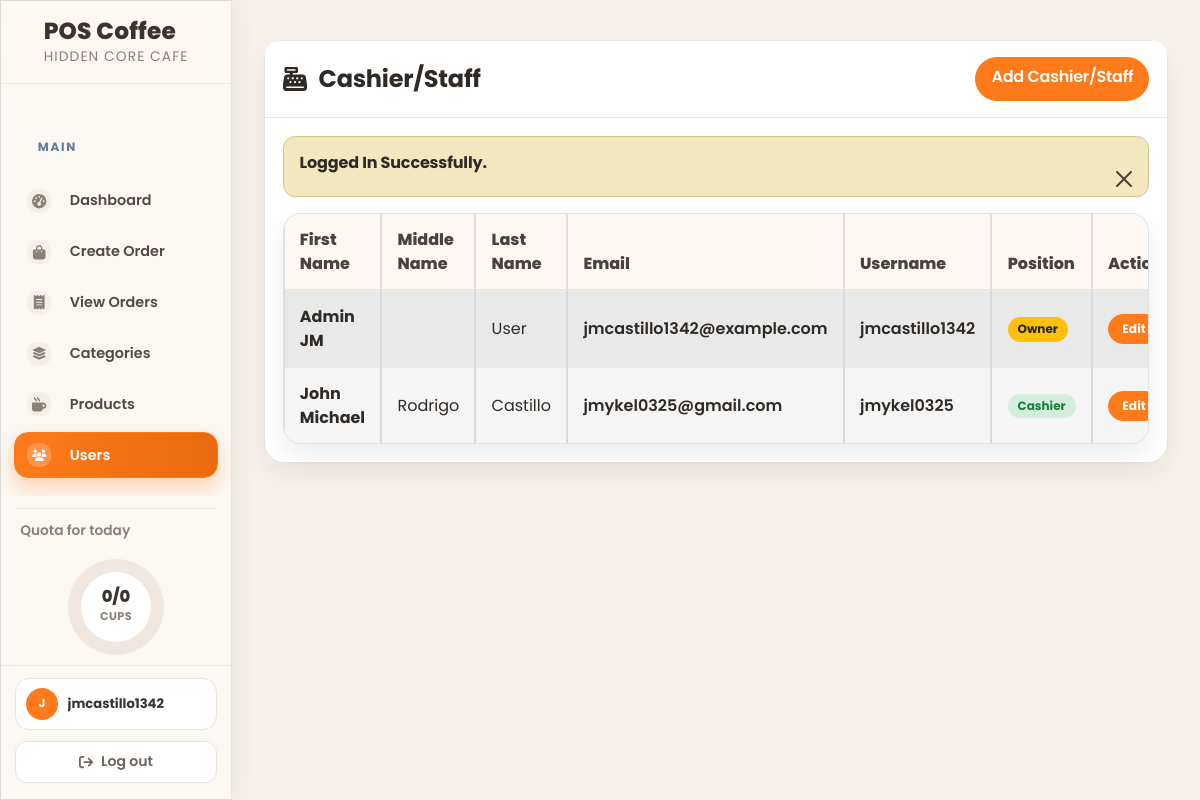
/admin/assets/admins.php (signed in), run on the app's committed database.
### tables this page shows
CREATE TABLE `cashier_staff` (
  `id` int(3) NOT NULL,
  `first_name` varchar(191) NOT NULL,
  `middle_name` varchar(191) NOT NULL,
  `last_name` varchar(191) NOT NULL,
  `email` varchar(191) NOT NULL,
  `username` varchar(191) NOT NULL,
  `password` varchar(191) NOT NULL,
  `position` varchar(191) NOT NULL,
  `created_at` timestamp NOT NULL DEFAULT current_timestamp()
);

### admin/assets/authentication.php (called while the page is built, shortened)
<?php
if(isset($_SESSION['loggedIn'])){
    $username = validate($_SESSION['loggedInUser']['username']);
    $query = "SELECT * FROM cashier_staff WHERE username ='$username' LIMIT 1";
    $result = mysqli_query($conn, $query);
}else{
    redirect('../../login.php', 'Please, Login to continue...');
}
?>

### admin/assets/admins.php (the view, shortened to what this page needs)
<?php include ('includes/header.php'); ?>
<link rel="stylesheet" href="https://cdnjs.cloudflare.com/ajax/libs/font-awesome/6.0.0/css/all.min.css">
<div class="container-fluid px-4 hc-admin-page hc-admins-page">
    <div class="card mt-4 shadow-sm">
        <div class="card-header">
            <h4 class="mb-0">
                <i class="fas fa-cash-register"></i> Cashier/Staff
                <a href="admins-create.php" class="btn btn-primary float-end"> Add Cashier/Staff </a>
            </h4>
        </div>
        <div class="card-body">
            <?php
            $cashier_staff = getAll('cashier_staff');
            if(mysqli_num_rows($cashier_staff) > 0){
            ?>
            <div class="table-responsive">
                <table class="table table-striped table-bordered beige-table">
                    <thead>
                        <tr>
                            <th>First Name</th>
                            <th>Middle Name</th>
                            <th>Last Name</th>
                            <th>Email</th>
                            <th>Username</th>
                            <th>Position</th>
                            <th>Action</th>
                        </tr>
                    </thead>
                    <tbody>
                        <?php foreach($cashier_staff as $cashier_staffItem) :?>
                        <tr>
                            <td><?= $cashier_staffItem['first_name'] ?></td>
                            <td><?= $cashier_staffItem['middle_name'] ?></td>
                            <td><?= $cashier_staffItem['last_name'] ?></td>
                            <td><?= $cashier_staffItem['email'] ?></td>
                            <td><?= $cashier_staffItem['username'] ?></td>
                            <td>
                                <span class="badge <?= strcasecmp((string)$cashier_staffItem['position'], 'Owner') === 0 ? 'bg-warning text-dark' : 'bg-success' ?>">
                                    <?= htmlspecialchars($cashier_staffItem['position']) ?>
                                </span>
                            </td>
                            <td>
                                <div class="hc-action-row">
                                    <a href="cashier_staff-edit.php?id=<?= $cashier_staffItem['id']; ?>" class="btn btn-success btn-sm">Edit</a>
                                </div>
                            </td>
                        </tr>
                        <?php endforeach; ?>
                    </tbody>
                </table>
            </div>
            <?php
            } else {
                echo '<h4 class="mb-0">No Record Found</h4>';
            }
            ?>
        </div>
    </div>
</div>
<?php include('includes/footer.php'); ?>

### admin/assets/css/custom.css (style rules this page uses)
:root { --hc-primary: #000000; --hc-secondary: #1A1A1A; --hc-bg: #FFFFFF; --hc-card: #F5F5F5; --hc-border: #E0E0E0; --hc-subtext: #555555; }
body { background-color: var(--hc-bg) !important; color: var(--hc-primary) !important; }
h1, h2, h3, h4, h5, h6, .h1, .h2, .h3, .h4, .h5, .h6 { color: var(--hc-primary) !important; }
.card { background-color: var(--hc-card) !important; border: 1px solid var(--hc-border) !important; }
.card-header { background-color: var(--hc-bg) !important; border-bottom: 1px solid var(--hc-border) !important; color: var(--hc-primary) !important; }
.btn-primary, .btn.btn-primary { background-color: var(--hc-primary) !important; border-color: var(--hc-primary) !important; color: #FFFFFF !important; }
table.beige-table, table.beige-table th, table.beige-table td { background-color: var(--hc-card) !important; color: var(--hc-primary) !important; border-color: var(--hc-border) !important; }
table.beige-table thead th { background-color: var(--hc-bg) !important; }
.btn-success, .btn-danger { background-color: var(--hc-primary) !important; border-color: var(--hc-primary) !important; color: #FFFFFF !important; }

### admin/assets/css/hc-admin-theme.css (style rules this page uses)
:root { --primary:#FF7A1A; --primary-hover:#E96A0C; --primary-light:#FFF1E6; --primary-border:#FFD2B3; --text-dark:#1F2937; --hc-bg:#f5f7f7; --hc-surface:#ffffff; --hc-surface-2:#f0f4f4; --hc-border:rgba(17,24,39,.10); --hc-text:var(--text-dark); --hc-muted:#64748b; --hc-primary:var(--primary); --hc-primary-600:var(--primary-hover); --hc-primary-50:var(--primary-light); --hc-shadow:0 10px 30px rgba(15,23,42,.08); --hc-shadow-sm:0 6px 16px rgba(15,23,42,.06); --hc-radius:16px; --hc-radius-sm:12px; --hc-ring:0 0 0 .25rem rgba(255,122,26,.22); }
body.sb-nav-fixed { background:var(--hc-bg) !important; color:var(--hc-text) !important; }
h1,h2,h3,h4,h5,h6, .h1,.h2,.h3,.h4,.h5,.h6 { color:var(--hc-text) !important; letter-spacing:-.01em; }
.container-fluid.px-4, .container-fluid.px-2 { padding-left:1.25rem !important; padding-right:1.25rem !important; }
.card { background:var(--hc-surface) !important; border:1px solid var(--hc-border) !important; border-radius:var(--hc-radius) !important; box-shadow:var(--hc-shadow-sm); }
.card-header { background:transparent !important; border-bottom:1px solid var(--hc-border) !important; border-top-left-radius:var(--hc-radius) !important; border-top-right-radius:var(--hc-radius) !important; }
.btn, .btn.btn-primary, .btn.btn-secondary, .btn.btn-success, .btn.btn-danger { border-radius:999px !important; padding:.55rem 1rem; font-weight:600; box-shadow:none !important; }
.btn-primary, .btn.btn-primary { background:var(--hc-primary) !important; border-color:var(--hc-primary) !important; color:#fff !important; }
.btn-success, .btn.btn-success { background:var(--hc-primary) !important; border-color:var(--hc-primary) !important; color:#fff !important; }
.table { --bs-table-bg:transparent; }
.table thead th { color:var(--hc-muted); font-weight:700; border-bottom:1px solid var(--hc-border) !important; }
.table tbody td { border-top:1px solid var(--hc-border) !important; }
.beige-table, .beige-table th, .beige-table td { background:transparent !important; color:var(--hc-text) !important; border-color:var(--hc-border) !important; }
.beige-table thead th { background:transparent !important; color:var(--hc-muted) !important; }
.badge, .order-status, .badge-status { border-radius:999px; }

### admin/assets/admins.php (style rules this page uses)
.hc-admins-page table.table tbody td:last-child { min-width: 124px; }
.hc-admins-page .hc-action-row { display: flex; flex-wrap: wrap; gap: .34rem; align-items: center; min-width: max-content; }
.hc-admins-page .hc-action-row .btn.btn-sm { display: inline-flex; align-items: center; justify-content: center; width: auto; min-width: 52px; min-height: 30px !important; padding: .22rem .62rem !important; font-size: .76rem !important; font-weight: 700 !important; line-height: 1.1 !important; white-space: nowrap; }

### data on the page
cashier_staff: first_name "Admin JM", last_name "User", email "jmcastillo1342@example.com", username "jmcastillo1342", position "Owner"
cashier_staff: first_name "John Michael", middle_name "Rodrigo", last_name "Castillo", email "jmykel0325@gmail.com", username "jmykel0325", position "Cashier"

### other printed values
$quotaValueText "0/0"
$initials "J"
$username "jmcastillo1342"
$_SESSION['status'] "Logged In Successfully."
